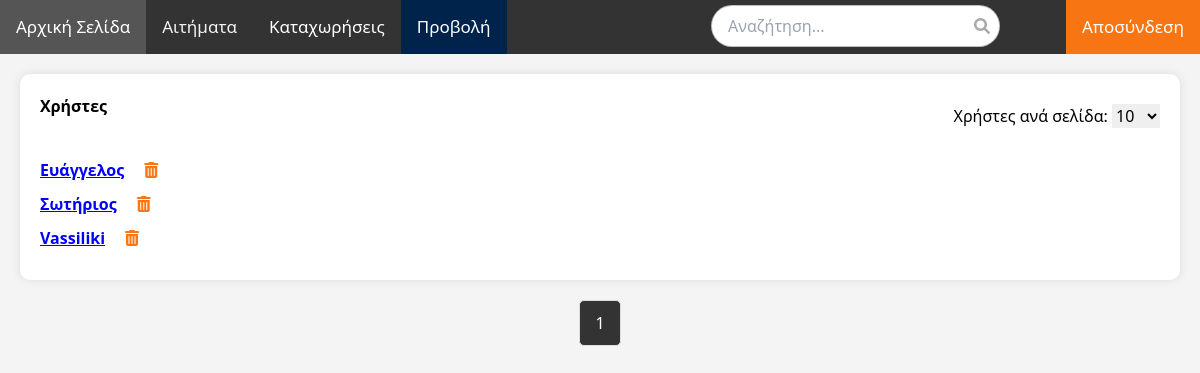
The app's page /show_users.php (signed in) with its own data.
### tables this page shows
CREATE TABLE `users` (
  `user_id` int(11) NOT NULL AUTO_INCREMENT,
  `name` varchar(255) NOT NULL DEFAULT '',
  `lastname` varchar(255) NOT NULL DEFAULT '',
  `username` varchar(255) NOT NULL,
  `password` varchar(255) NOT NULL,
  `company_code` varchar(255) NOT NULL,
  `department_name` varchar(255) NOT NULL,
  `email` varchar(255) NOT NULL,
  `phone` varchar(20) NOT NULL,
  `inactive` tinyint(1) NOT NULL DEFAULT 0,
  `role_name` varchar(255) NOT NULL,
  `admin` tinyint(1) DEFAULT NULL,
  PRIMARY KEY (`user_id`)
);

### show_users.php (the view, shortened to what this page needs)
<?php
include 'connection.php';
$items_per_page = isset($_GET['items_per_page']) ? intval($_GET['items_per_page']) : 10;
$current_page = isset($_GET['page']) ? intval($_GET['page']) : 1;
$offset = ($current_page - 1) * $items_per_page;
$total_items_sql = "SELECT COUNT(*) as count FROM users";
$total_items_result = $conn->query($total_items_sql);
$total_items_row = $total_items_result->fetch_assoc();
$total_items = $total_items_row['count'];
$total_pages = ceil($total_items / $items_per_page);
$sql = "SELECT user_id, name, username, email FROM users ORDER BY user_id DESC LIMIT ? OFFSET ?";
$stmt = $conn->prepare($sql);
$stmt->bind_param('ii', $items_per_page, $offset);
$stmt->execute();
$result = $stmt->get_result();
?>
<!DOCTYPE html>
<html lang="el">
<head>
    <link href="https://cdn.jsdelivr.net/npm/tailwindcss@2.2.17/dist/tailwind.min.css" rel="stylesheet">
    <link rel="stylesheet" href="https://cdnjs.cloudflare.com/ajax/libs/font-awesome/6.0.0-beta3/css/all.min.css">
</head>
<body>
<div class="request-container">
    <div class="header-container">
        <h1>Χρήστες</h1>
        <div class="items-per-page">
            <form action="" method="GET">
                <label for="items_per_page">Χρήστες ανά σελίδα:</label>
                <select name="items_per_page" id="items_per_page" onchange="this.form.submit()">
                    <option value="10" <?php if ($items_per_page == 10) echo 'selected'; ?>>10</option>
                </select>
            </form>
        </div>
    </div>
    <?php
    if ($result->num_rows > 0) {
        while($row = $result->fetch_assoc()) {
            echo "<div>";
            echo "<h3><a href='show_user.php?user_id=" . $row["user_id"] . "'>". htmlspecialchars($row["name"]) . "</a>";
            echo "<label for='delete' style='margin-left: 20px;'><i class='fas fa-trash-alt' style='cursor:pointer; color:#FF7613;' onclick='deleteUser(" . $row["user_id"] . ")'></i></label></h3></p>";
            echo "</div>";
        }
    } else {
        echo "Δεν βρέθηκαν χρήστες.";
    }
    ?>
</div>
<div class="pagination">
    <?php
    for ($i = 1; $i <= $total_pages; $i++) {
        if ($i == $current_page) {
            echo "<span class='current_page'>$i</span>";
        } else {
            echo "<a href='?page=$i&items_per_page=$items_per_page'>$i</a>";
        }
    }
    ?>
</div>
</body>
</html>

### records on screen
users: name "Ευάγγελος"
users: name "Σωτήριος"
users: name "Vassiliki"
